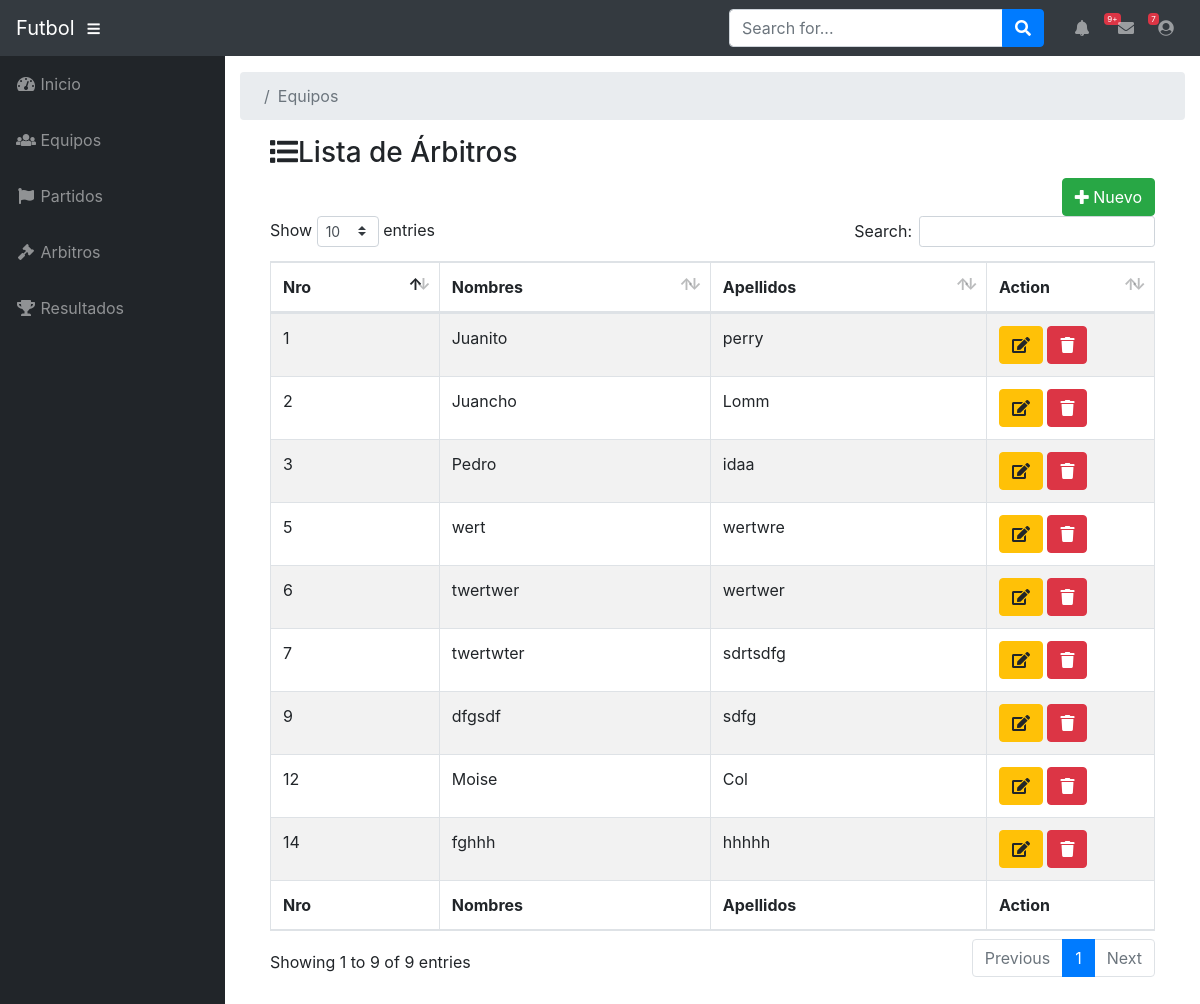
Page /index.php/arbitro on the committed database.
### tables this page shows
CREATE TABLE `arbitros` (
  `arbitro_id` int(11) NOT NULL,
  `nombres` varchar(50) NOT NULL,
  `apellidos` varchar(50) NOT NULL,
  `foto` varchar(50) NOT NULL,
  `torneo_id` int(11) NOT NULL
);

### application/controllers/Arbitro.php (called while the page is built, shortened)
<?php
class Arbitro extends CI_Controller {
	public function __construct()
	{
		$this->load->library('session');
		$this->load->library('form_validation');
		$this->load->helper('url');
		$this->load->helper('form');
		$this->load->database();
	 	$this->load->model('ArbitroModel');
	}
	public function index()
	{
		$data['sel_Arbi']=$this->ArbitroModel->get_all_arbitros();
		$this->load->view('arbitro/Arbitro_view',$data);
	}
}

### index.php (called while the page is built, shortened)
<?php
require_once BASEPATH.'core/CodeIgniter.php';

### application/models/ArbitroModel.php (called while the page is built, shortened)
<?php
class ArbitroModel extends CI_Model
{
	public function get_all_arbitros()
	{
		$this->db->from('arbitros');
		$query=$this->db->get();
		return $query->result();
	}
}

### application/views/arbitro/tabla_arbitro.php (the view)
<div class="col-md-12">
        <div class="panel panel-success">
            <div class="panel-heading">
                <h3 class="panel-title">
                <span class="fas fa-list" aria-hidden="true"></span>Lista de Árbitros</h3>
				<button class="btn btn-success" onclick="add_arb()"><i class="fas fa-plus"></i> Nuevo</button>
            </div>
            <div class="panel-body">
							<div class="table-responsive">
									<table id="table_id" class="table table-striped table-bordered" cellspacing="0" width="100%">
										<thead>
											<tr>
												<th>Nro</th>
												<th>Nombres</th>
												<th>Apellidos</th>
												<th style="width:125px;">Action
												</th>
											</tr>
										</thead>
										<tbody>
											<?php foreach($sel_Arbi as $arb){?>
													<tr>
														<td><?php echo $arb->arbitro_id;?></td>
														<td><?php echo $arb->nombres;?></td>
														<td><?php echo $arb->apellidos;?></td>
														<td>
															<button class="btn btn-warning" onclick="edit_arb(<?php echo $arb->arbitro_id;?>)"><i class="fas fa-edit"></i></button>
															<button class="btn btn-danger" onclick="delete_arb(<?php echo $arb->arbitro_id;?>)"><i class="fas fa-trash"></i></button>
														</td>
														</tr>
											<?php }?>
										</tbody>
										<tfoot>
											<tr>
											<th>Nro</th>
											<th>Nombres</th>
											<th>Apellidos</th>
												<th>Action</th>
											</tr>
										</tfoot>
									</table>
							</div>
				</div>
		</div>
</div>
<br /><br />

### assets/css/sb-admin.css (style rules this page uses)
html { position: relative; min-height: 100%; }
body { height: 100%; }
:root { --input-padding-x: 0.75rem; --input-padding-y: 0.75rem; }

### assets/css/inicio.css (style rules this page uses)
.btn-success { float:right; }

### rows in the picture
arbitros: arbitro_id "1", nombres "Juanito", apellidos "perry"
arbitros: arbitro_id "2", nombres "Juancho", apellidos "Lomm"
arbitros: arbitro_id "3", nombres "Pedro", apellidos "idaa"
arbitros: arbitro_id "5", nombres "wert", apellidos "wertwre"
arbitros: arbitro_id "6", nombres "twertwer", apellidos "wertwer"
arbitros: arbitro_id "7", nombres "twertwter", apellidos "sdrtsdfg"
arbitros: arbitro_id "9", nombres "dfgsdf", apellidos "sdfg"
arbitros: arbitro_id "12", nombres "Moise", apellidos "Col"
arbitros: arbitro_id "14", nombres "fghhh", apellidos "hhhhh"
